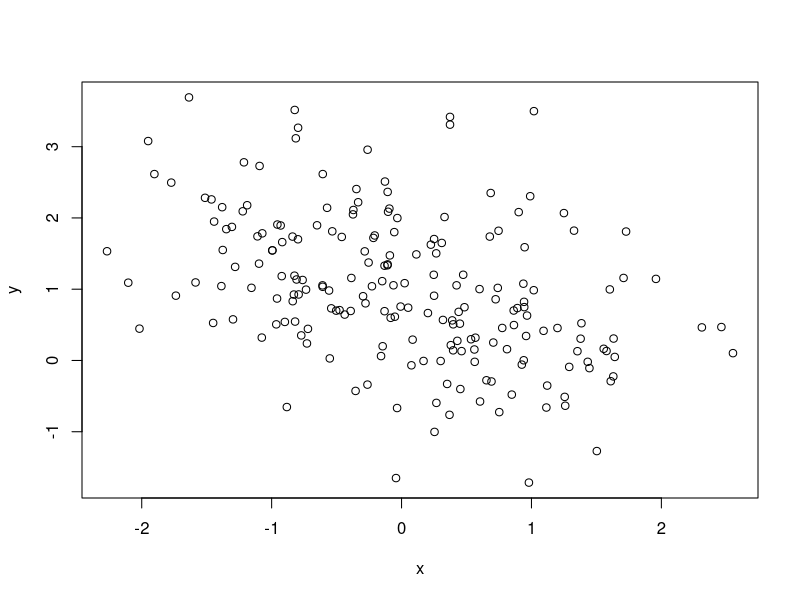
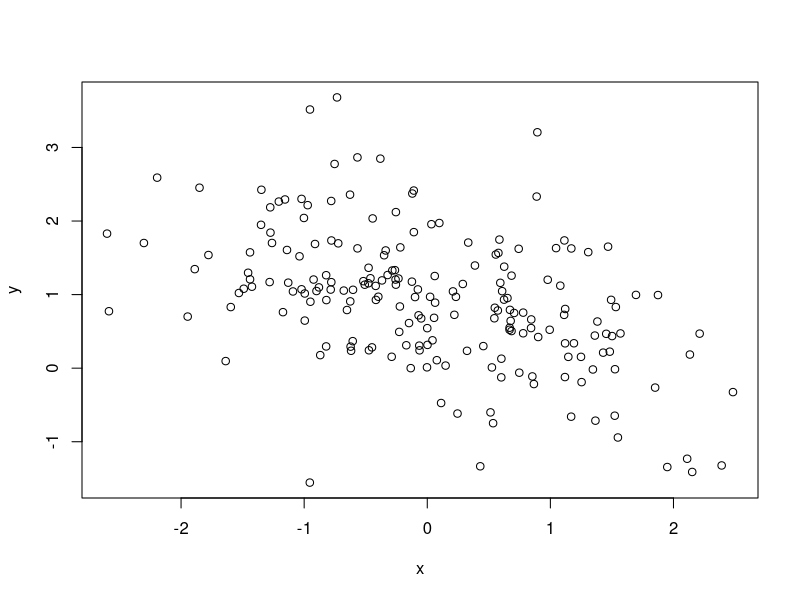

Write the R code that produced these figures, in order.
library(MASS)

############################################################

# Spectral decomposition method for generating Nd(µ, Σ) samples

###############################################################

# mean and covariance parameters
mu <- c(0,1,2)
Sigma <- matrix(c(1.0, -0.5,  0.5,
                -0.5,  1.0, -0.5,
                0.5, -0.5,  1.0),
nrow = 3, byrow = TRUE)
Sigma
mu

# The eigen function returns the eigenvalues and eigenvectors of a matrix

rmvn.eigen <-
  function(n, mu, Sigma) {
    # generate n random vectors from MVN(mu, Sigma)
    # dimension is inferred from mu and Sigma
    d <- length(mu)
    ev <- eigen(Sigma, symmetric = TRUE)
    lambda <- ev$values
    V <- ev$vectors
    R <- V %*% diag(sqrt(lambda)) %*% t(V)
    Z <- matrix(rnorm(n*d), nrow = n, ncol = d)
    X <- Z %*% R + matrix(mu, n, d, byrow = TRUE)
    X
  }

# generate the sample
X <- rmvn.eigen(200, mu, Sigma)
plot(X, xlab = "x", ylab = "y")
print(colMeans(X))
print(cor(X))

###############################################################
# SVD Method of generating Nd(µ, Σ) samples
#######################################################

rmvn.svd <-
  function(n, mu, Sigma) {
    # generate n random vectors from MVN(mu, Sigma)
    # dimension is inferred from mu and Sigma
    d <- length(mu)
    S <- svd(Sigma)
    R <- S$u %*% diag(sqrt(S$d)) %*% t(S$v) #sq. root Sigma
    Z <- matrix(rnorm(n*d), nrow=n, ncol=d)
    X <- Z %*% R + matrix(mu, n, d, byrow=TRUE)
    X
  }

# generate the sample
X <- rmvn.eigen(200, mu, Sigma)
plot(X, xlab = "x", ylab = "y")
print(colMeans(X))
print(cor(X))
